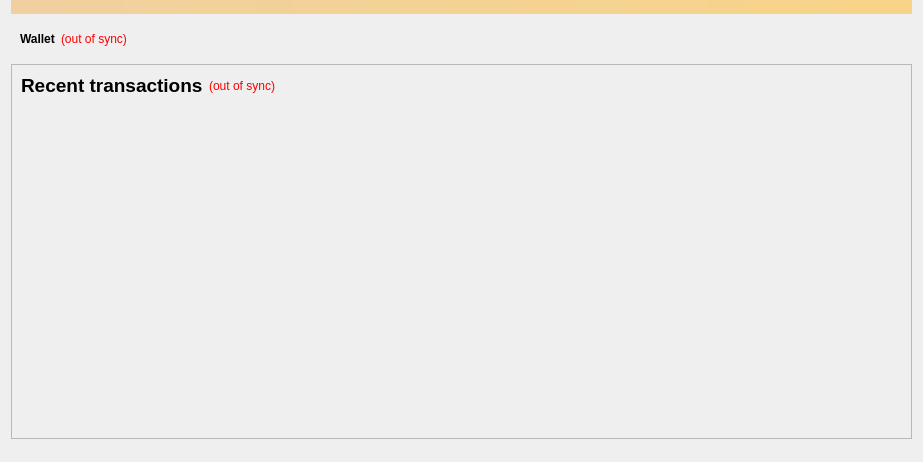
<?xml version="1.0" encoding="UTF-8"?>
<ui version="4.0">
 <class>OverviewPage</class>
 <widget class="QWidget" name="OverviewPage">
  <property name="geometry">
   <rect>
    <x>0</x>
    <y>0</y>
    <width>923</width>
    <height>462</height>
   </rect>
  </property>
  <property name="sizePolicy">
   <sizepolicy hsizetype="Expanding" vsizetype="MinimumExpanding">
    <horstretch>0</horstretch>
    <verstretch>0</verstretch>
   </sizepolicy>
  </property>
  <property name="windowTitle">
   <string>Form</string>
  </property>
  <layout class="QVBoxLayout" name="topLayout">
   <property name="topMargin">
    <number>0</number>
   </property>
   <item>
    <widget class="QLabel" name="labelAlerts">
     <property name="visible">
      <bool>false</bool>
     </property>
     <property name="styleSheet">
      <string notr="true">background-color: qlineargradient(x1: 0, y1: 0, x2: 1, y2: 0, stop:0 #F0D0A0, stop:1 #F8D488); color:#000000;</string>
     </property>
     <property name="wordWrap">
      <bool>true</bool>
     </property>
     <property name="margin">
      <number>3</number>
     </property>
    </widget>
   </item>
   <item>
    <layout class="QHBoxLayout" name="horizontalLayout" stretch="1,0">
     <item>
      <layout class="QVBoxLayout" name="verticalLayout_2">
       <item>
        <widget class="QFrame" name="frame">
         <property name="maximumSize">
          <size>
           <width>16777215</width>
           <height>64</height>
          </size>
         </property>
         <property name="frameShape">
          <enum>QFrame::NoFrame</enum>
         </property>
         <property name="frameShadow">
          <enum>QFrame::Raised</enum>
         </property>
         <property name="lineWidth">
          <number>0</number>
         </property>
         <layout class="QVBoxLayout" name="verticalLayout_4">
          <item>
           <layout class="QHBoxLayout" name="horizontalLayout_4">
            <item>
             <widget class="QLabel" name="label_5">
              <property name="font">
               <font>
                <weight>75</weight>
                <bold>true</bold>
               </font>
              </property>
              <property name="text">
               <string>Wallet</string>
              </property>
             </widget>
            </item>
            <item>
             <widget class="QLabel" name="labelWalletStatus">
              <property name="toolTip">
               <string>The displayed information may be out of date. Your wallet automatically synchronizes with the Guldencoin network after a connection is established, but this process has not completed yet.</string>
              </property>
              <property name="styleSheet">
               <string notr="true">QLabel { color: red; }</string>
              </property>
              <property name="text">
               <string notr="true">(out of sync)</string>
              </property>
              <property name="alignment">
               <set>Qt::AlignLeading|Qt::AlignLeft|Qt::AlignVCenter</set>
              </property>
             </widget>
            </item>
            <item>
             <spacer name="horizontalSpacer_2">
              <property name="orientation">
               <enum>Qt::Horizontal</enum>
              </property>
              <property name="sizeHint" stdset="0">
               <size>
                <width>40</width>
                <height>20</height>
               </size>
              </property>
             </spacer>
            </item>
           </layout>
          </item>
         </layout>
        </widget>
       </item>
       <item>
        <widget class="QFrame" name="frame_2">
         <property name="sizePolicy">
          <sizepolicy hsizetype="Preferred" vsizetype="Preferred">
           <horstretch>0</horstretch>
           <verstretch>0</verstretch>
          </sizepolicy>
         </property>
         <property name="frameShape">
          <enum>QFrame::StyledPanel</enum>
         </property>
         <property name="frameShadow">
          <enum>QFrame::Raised</enum>
         </property>
         <property name="lineWidth">
          <number>0</number>
         </property>
         <layout class="QVBoxLayout" name="verticalLayout">
          <item>
           <layout class="QHBoxLayout" name="horizontalLayout_2">
            <item>
             <widget class="QLabel" name="label_4">
              <property name="font">
               <font>
                <pointsize>14</pointsize>
               </font>
              </property>
              <property name="text">
               <string>&lt;b&gt;Recent transactions&lt;/b&gt;</string>
              </property>
             </widget>
            </item>
            <item>
             <widget class="QLabel" name="labelTransactionsStatus">
              <property name="toolTip">
               <string>The displayed information may be out of date. Your wallet automatically synchronizes with the Guldencoin network after a connection is established, but this process has not completed yet.</string>
              </property>
              <property name="styleSheet">
               <string notr="true">QLabel { color: red; }</string>
              </property>
              <property name="text">
               <string notr="true">(out of sync)</string>
              </property>
              <property name="alignment">
               <set>Qt::AlignRight|Qt::AlignTrailing|Qt::AlignVCenter</set>
              </property>
             </widget>
            </item>
            <item>
             <spacer name="horizontalSpacer">
              <property name="orientation">
               <enum>Qt::Horizontal</enum>
              </property>
              <property name="sizeHint" stdset="0">
               <size>
                <width>40</width>
                <height>20</height>
               </size>
              </property>
             </spacer>
            </item>
           </layout>
          </item>
          <item>
           <widget class="QListView" name="listTransactions">
            <property name="styleSheet">
             <string notr="true">QListView { background: transparent; }</string>
            </property>
            <property name="frameShape">
             <enum>QFrame::NoFrame</enum>
            </property>
            <property name="lineWidth">
             <number>2</number>
            </property>
            <property name="verticalScrollBarPolicy">
             <enum>Qt::ScrollBarAlwaysOff</enum>
            </property>
            <property name="horizontalScrollBarPolicy">
             <enum>Qt::ScrollBarAlwaysOff</enum>
            </property>
            <property name="selectionMode">
             <enum>QAbstractItemView::NoSelection</enum>
            </property>
            <property name="spacing">
             <number>8</number>
            </property>
           </widget>
          </item>
         </layout>
        </widget>
       </item>
       <item>
        <spacer name="verticalSpacer">
         <property name="orientation">
          <enum>Qt::Vertical</enum>
         </property>
         <property name="sizeType">
          <enum>QSizePolicy::Fixed</enum>
         </property>
         <property name="sizeHint" stdset="0">
          <size>
           <width>20</width>
           <height>12</height>
          </size>
         </property>
        </spacer>
       </item>
      </layout>
     </item>
     <item>
      <layout class="QVBoxLayout" name="verticalLayout_3"/>
     </item>
    </layout>
   </item>
  </layout>
 </widget>
 <resources/>
 <connections/>
</ui>
